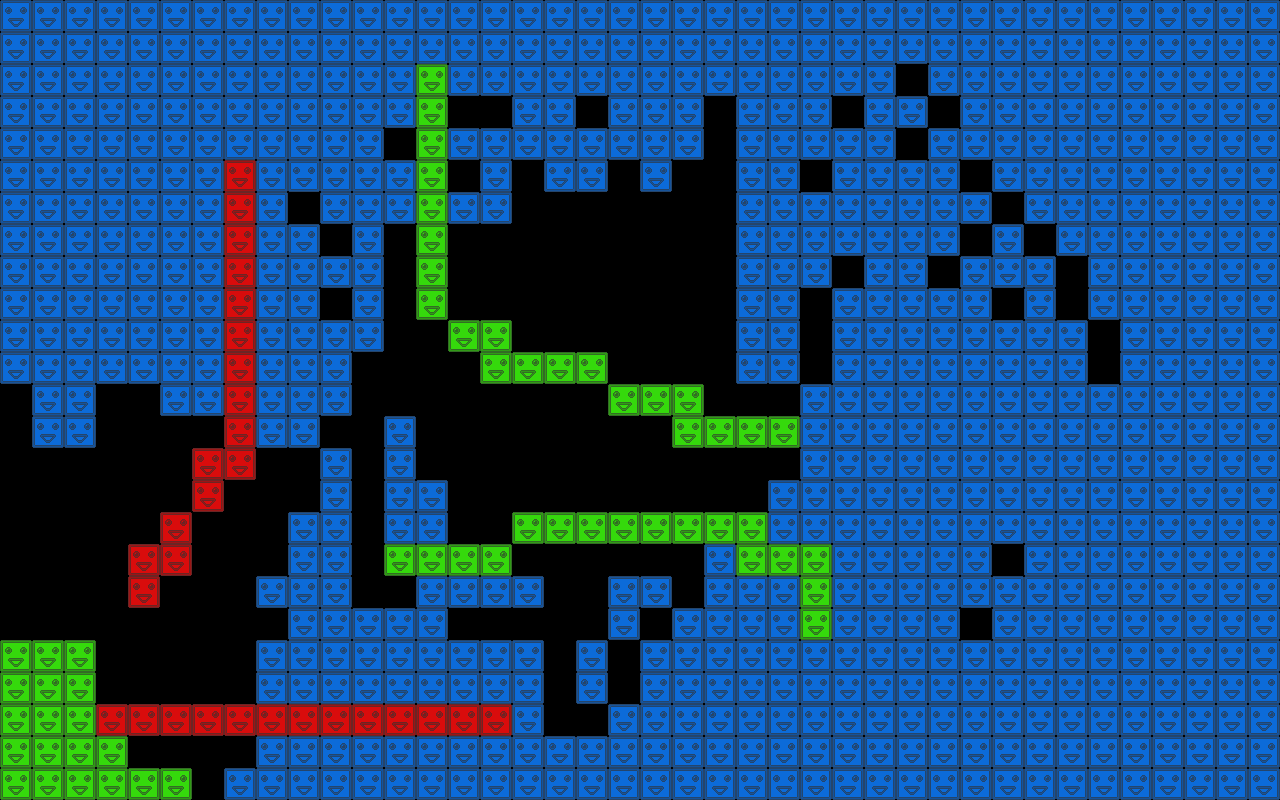

A 2D game scene composited from a Tiled map and its tileset images. What follows is a short description and the map's XML, with each tile layer's data collapsed to a summary:
An orthogonal 40x25 tile map with 32x32 px tiles, 3 tile layers (blue, green, red).

<map version="1.0" tiledversion="1.0.3" orientation="orthogonal" renderorder="right-down" width="40" height="25" tilewidth="32" tileheight="32" nextobjectid="1">
 <tileset firstgid="1" source="blocks.tsx" />
 <layer name="blue" width="40" height="25">
  <data>[1000 cells, 727 non-empty, 2 distinct tile ids]</data>
 </layer>
 <layer name="green" width="40" height="25">
  <data>[1000 cells, 38 non-empty, 1 distinct tile ids]</data>
 </layer>
 <layer name="red" width="40" height="25">
  <data>[1000 cells, 29 non-empty, 1 distinct tile ids]</data>
 </layer>
 <objectgroup name="crystral" />
</map>
